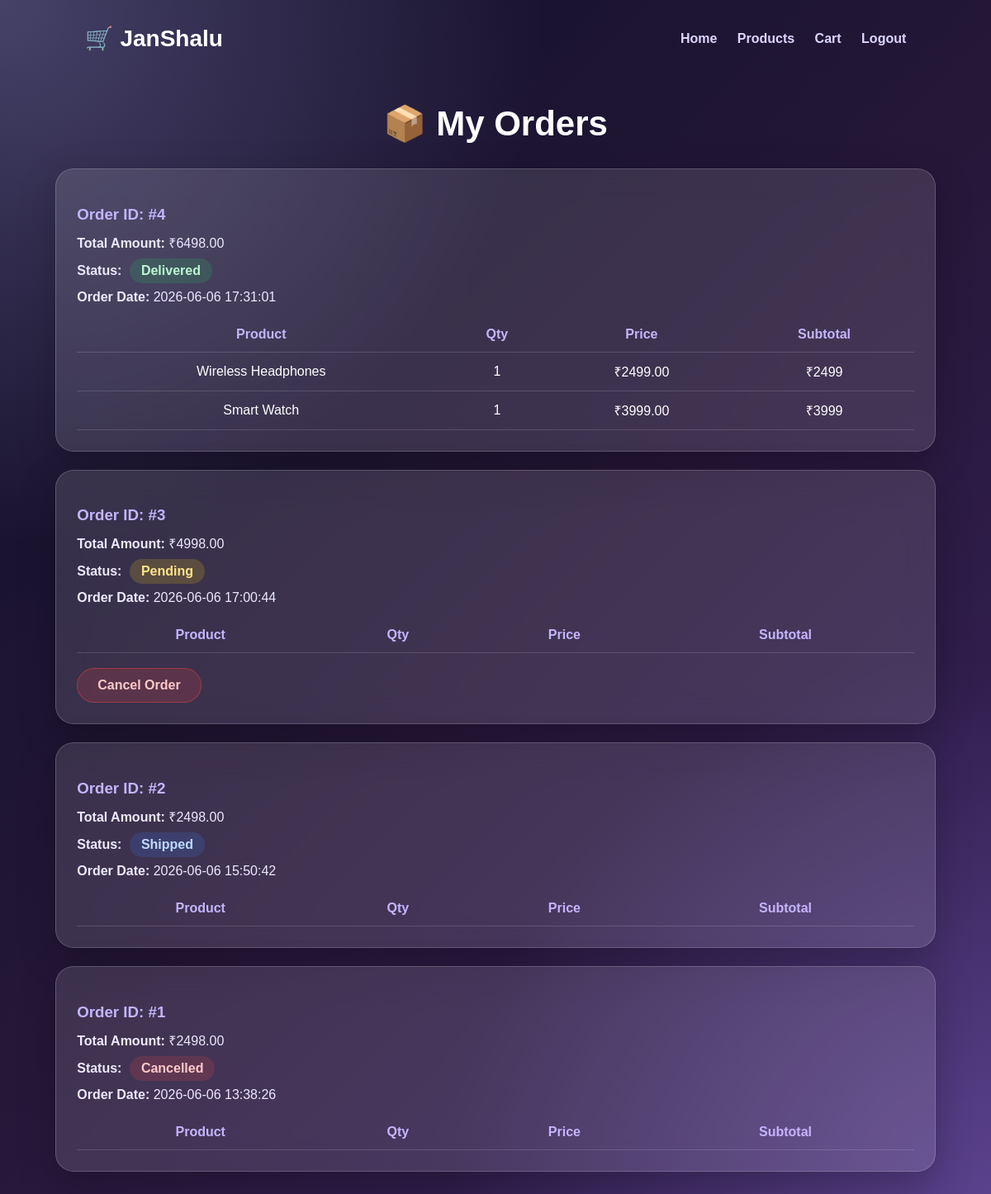
Screenshot of /my_orders.php (signed in) with the database file from the repository.
### tables this page shows
CREATE TABLE `orders` (
  `id` int(11) NOT NULL,
  `user_id` int(11) DEFAULT NULL,
  `total_amount` decimal(10,2) DEFAULT NULL,
  `status` varchar(50) DEFAULT 'Pending',
  `order_date` timestamp NOT NULL DEFAULT current_timestamp()
);

CREATE TABLE `order_items` (
  `id` int(11) NOT NULL,
  `order_id` int(11) DEFAULT NULL,
  `product_id` int(11) DEFAULT NULL,
  `quantity` int(11) DEFAULT NULL,
  `price` decimal(10,2) DEFAULT NULL
);

CREATE TABLE `products` (
  `id` int(11) NOT NULL,
  `name` varchar(100) DEFAULT NULL,
  `description` text DEFAULT NULL,
  `price` decimal(10,2) DEFAULT NULL,
  `image` varchar(255) DEFAULT NULL,
  `stock` int(11) DEFAULT NULL
);

### my_orders.php (the view, shortened to what this page needs)
<?php
include 'db.php';
$user_id = $_SESSION['user_id'];
$orders = mysqli_query($conn, "
    SELECT * FROM orders
    WHERE user_id = $user_id
    ORDER BY order_date DESC
");
?>
<!DOCTYPE html>
<html>
<head>
</head>
<body>
<nav class="navbar">
    <div class="logo">🛒 JanShalu</div>
    <div>
        <a href="home.php">Home</a>
        <a href="products.php">Products</a>
        <a href="cart.php">Cart</a>
        <a href="logout.php">Logout</a>
    </div>
</nav>
<div class="container">
    <h1>📦 My Orders</h1>
    <?php if (mysqli_num_rows($orders) > 0) { ?>
        <?php while ($order = mysqli_fetch_assoc($orders)) { ?>
            <?php
                $status_class = strtolower($order['status']);
            ?>
            <div class="order-card">
                <h3>Order ID: #<?php echo $order['id']; ?></h3>
                <p><b>Total Amount:</b> ₹<?php echo $order['total_amount']; ?></p>
                <p>
                    <b>Status:</b>
                    <span class="status <?php echo $status_class; ?>">
                        <?php echo $order['status']; ?>
                    </span>
                </p>
                <p><b>Order Date:</b> <?php echo $order['order_date']; ?></p>
                <?php
                $order_id = $order['id'];
                $items = mysqli_query($conn, "
                    SELECT order_items.*, products.name
                    FROM order_items
                    JOIN products ON order_items.product_id = products.id
                    WHERE order_items.order_id = $order_id
                ");
                ?>
                <table>
                    <tr>
                        <th>Product</th>
                        <th>Qty</th>
                        <th>Price</th>
                        <th>Subtotal</th>
                    </tr>
                    <?php while ($item = mysqli_fetch_assoc($items)) { ?>
                        <tr>
                            <td><?php echo $item['name']; ?></td>
                            <td><?php echo $item['quantity']; ?></td>
                            <td>₹<?php echo $item['price']; ?></td>
                            <td>₹<?php echo $item['quantity'] * $item['price']; ?></td>
                        </tr>
                    <?php } ?>
                </table>
                <?php if ($order['status'] == 'Pending') { ?>
                    <a
                        href="cancel_order.php?id=<?php echo $order['id']; ?>"
                        class="cancel-btn"
                        onclick="return confirm('Are you sure you want to cancel this order?');"
                    >
                        Cancel Order
                    </a>
                <?php } ?>
            </div>
        <?php } ?>
    <?php } ?>
</div>
</body>
</html>

### my_orders.php (style rules this page uses)
body { min-height: 100vh; background: radial-gradient(circle at top left, rgba(196,181,253,0.3), transparent 35%), radial-gradient(circle at bottom right, rgba(167,139,250,0.3), transparent 35%), linear-gradient(135deg,#0f1028,#251738,#3b235f); color: white; font-family: Poppins, Arial, sans-serif; }
.navbar { padding: 22px 8%; display: flex; justify-content: space-between; align-items: center; }
.navbar a { color: #ddd6fe; text-decoration: none; margin-left: 20px; font-weight: bold; }
.logo { font-size: 28px; font-weight: 800; }
.container { width: 90%; margin: 40px auto; }
h1 { text-align: center; margin-bottom: 30px; font-size: 42px; }
.order-card { background: rgba(255,255,255,0.12); border: 1px solid rgba(255,255,255,0.18); backdrop-filter: blur(18px); padding: 25px; border-radius: 22px; margin-bottom: 22px; box-shadow: 0 15px 45px rgba(0,0,0,0.25); }
.order-card h3 { color: #c4b5fd; margin-bottom: 12px; }
.order-card p { margin: 8px 0; color: #ede9fe; }
.status { display: inline-block; padding: 6px 14px; border-radius: 20px; font-weight: bold; margin-left: 5px; }
.pending { background: rgba(250,204,21,0.18); color: #fde68a; }
.cancelled { background: rgba(239,68,68,0.18); color: #fecaca; }
.delivered { background: rgba(34,197,94,0.18); color: #bbf7d0; }
.shipped { background: rgba(59,130,246,0.18); color: #bfdbfe; }
table { width: 100%; margin-top: 15px; border-collapse: collapse; }
th, td { padding: 12px; border-bottom: 1px solid rgba(255,255,255,0.15); text-align: center; }
th { color: #c4b5fd; }
.cancel-btn { display: inline-block; margin-top: 18px; padding: 11px 24px; background: rgba(239,68,68,0.18); color: #fecaca; border: 1px solid rgba(239,68,68,0.45); border-radius: 25px; text-decoration: none; font-weight: bold; transition: 0.3s; }

### rows the page displays
orders: id "4", total_amount "6498.00", status "Delivered", order_date "2026-06-06 17:31:01"
order_items: product.name "Wireless Headphones", quantity "1", price "2499.00", $item['quantity'] * $item['price'] "2499"
order_items: product.name "Smart Watch", quantity "1", price "3999.00", $item['quantity'] * $item['price'] "3999"
orders: id "3", total_amount "4998.00", status "Pending", order_date "2026-06-06 17:00:44"
orders: id "2", total_amount "2498.00", status "Shipped", order_date "2026-06-06 15:50:42"
orders: id "1", total_amount "2498.00", status "Cancelled", order_date "2026-06-06 13:38:26"
